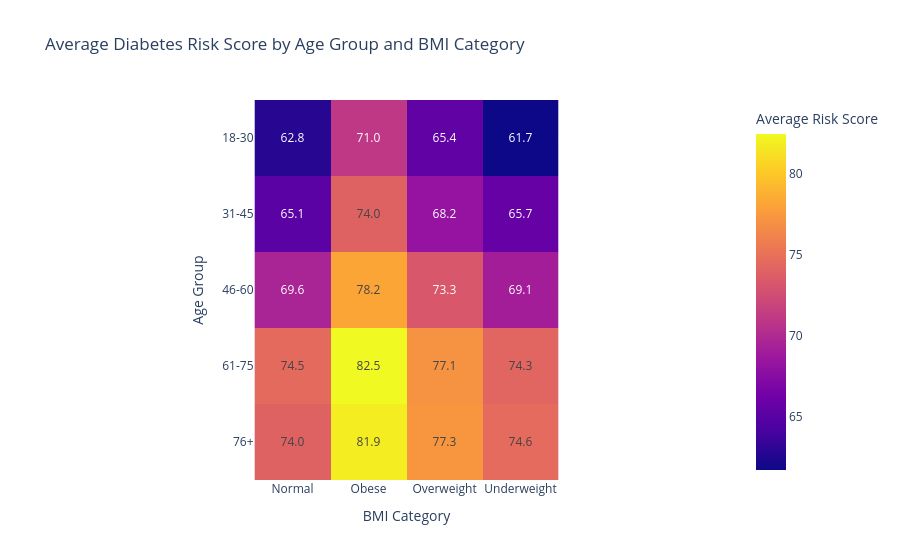

Source (notebook cell):
### Markdown cell above
<h4 style="color:#4CAF50;">Visulaization-Heatmap</h4>

### Code cell
fig = px.imshow(
    pivot_table,
    text_auto='.1f',
    title='Average Diabetes Risk Score by Age Group and BMI Category',
    labels={
        'x': 'BMI Category',
        'y': 'Age Group',
        'color': 'Average Risk Score'
    }
)

fig.show()

### Figure 1 — Plotly figure (JSON) as saved in the notebook; plotly's stock layout.template omitted (floating-point values rounded to 4 significant figures)
{"data": [{"coloraxis": "coloraxis", "hovertemplate": "BMI Category: %{x}<br>Age Group: %{y}<br>Average Risk Score: %{z}<extra></extra>", "name": "0", "texttemplate": "%{z:.1f}", "type": "heatmap", "x": ["Normal", "Obese", "Overweight", "Underweight"], "xaxis": "x", "y": ["18-30", "31-45", "46-60", "61-75", "76+"], "yaxis": "y", "z": [[62.78, 70.99, 65.38, 61.71], [65.05, 74.01, 68.22, 65.67], [69.57, 78.21, 73.27, 69.1], [74.53, 82.48, 77.12, 74.25], [73.99, 81.88, 77.32, 74.6]]}], "layout": {"coloraxis": {"colorbar": {"title": {"text": "Average Risk Score"}}, "colorscale": [[0, "#0d0887"], [0.1111, "#46039f"], [0.2222, "#7201a8"], [0.3333, "#9c179e"], [0.4444, "#bd3786"], [0.5556, "#d8576b"], [0.6667, "#ed7953"], [0.7778, "#fb9f3a"], [0.8889, "#fdca26"], [1, "#f0f921"]]}, "title": {"text": "Average Diabetes Risk Score by Age Group and BMI Category"}, "xaxis": {"anchor": "y", "constrain": "domain", "domain": [0, 1], "scaleanchor": "y", "title": {"text": "BMI Category"}}, "yaxis": {"anchor": "x", "autorange": "reversed", "constrain": "domain", "domain": [0, 1], "title": {"text": "Age Group"}}}}
